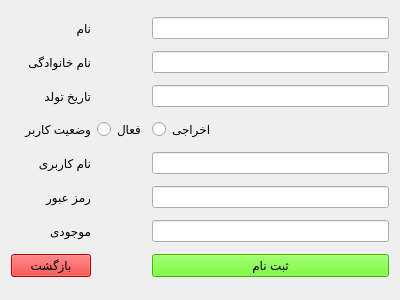
<?xml version="1.0" encoding="UTF-8"?>
<ui version="4.0">
 <class>modirregister</class>
 <widget class="QWidget" name="modirregister">
  <property name="geometry">
   <rect>
    <x>0</x>
    <y>0</y>
    <width>400</width>
    <height>300</height>
   </rect>
  </property>
  <property name="windowTitle">
   <string>Form</string>
  </property>
  <layout class="QGridLayout" name="gridLayout">
   <item row="4" column="2">
    <widget class="QLineEdit" name="lineEdit_4"/>
   </item>
   <item row="0" column="0">
    <widget class="QLabel" name="label_1">
     <property name="text">
      <string>نام</string>
     </property>
    </widget>
   </item>
   <item row="1" column="2">
    <widget class="QLineEdit" name="lineEdit_2"/>
   </item>
   <item row="1" column="0">
    <widget class="QLabel" name="label_2">
     <property name="text">
      <string>نام خانوادگی</string>
     </property>
    </widget>
   </item>
   <item row="3" column="2">
    <widget class="QRadioButton" name="radioButton_2">
     <property name="text">
      <string>اخراجی</string>
     </property>
    </widget>
   </item>
   <item row="4" column="0">
    <widget class="QLabel" name="label_5">
     <property name="text">
      <string>نام کاربری</string>
     </property>
    </widget>
   </item>
   <item row="3" column="0">
    <widget class="QLabel" name="label_4">
     <property name="text">
      <string>وضعیت کاربر</string>
     </property>
    </widget>
   </item>
   <item row="3" column="1">
    <widget class="QRadioButton" name="radioButton_1">
     <property name="text">
      <string>فعال</string>
     </property>
    </widget>
   </item>
   <item row="5" column="0">
    <widget class="QLabel" name="label_6">
     <property name="text">
      <string>رمز عبور</string>
     </property>
    </widget>
   </item>
   <item row="0" column="2">
    <widget class="QLineEdit" name="lineEdit_1"/>
   </item>
   <item row="2" column="0">
    <widget class="QLabel" name="label_3">
     <property name="text">
      <string>تاریخ تولد</string>
     </property>
    </widget>
   </item>
   <item row="5" column="2">
    <widget class="QLineEdit" name="lineEdit_5"/>
   </item>
   <item row="6" column="0">
    <widget class="QLabel" name="label_7">
     <property name="text">
      <string>موجودی</string>
     </property>
    </widget>
   </item>
   <item row="2" column="2">
    <widget class="QLineEdit" name="lineEdit_3"/>
   </item>
   <item row="6" column="2">
    <widget class="QLineEdit" name="lineEdit_6"/>
   </item>
   <item row="7" column="2">
    <widget class="QPushButton" name="pushButton_1">
     <property name="styleSheet">
      <string notr="true">background-color: rgb(85, 255, 0);
font: 12pt &quot;MS Shell Dlg 2&quot;;</string>
     </property>
     <property name="text">
      <string>ثبت نام</string>
     </property>
    </widget>
   </item>
   <item row="7" column="0">
    <widget class="QPushButton" name="pushButton_2">
     <property name="styleSheet">
      <string notr="true">background-color: rgb(255, 0, 0);</string>
     </property>
     <property name="text">
      <string>بازگشت</string>
     </property>
    </widget>
   </item>
  </layout>
 </widget>
 <resources/>
 <connections/>
</ui>
